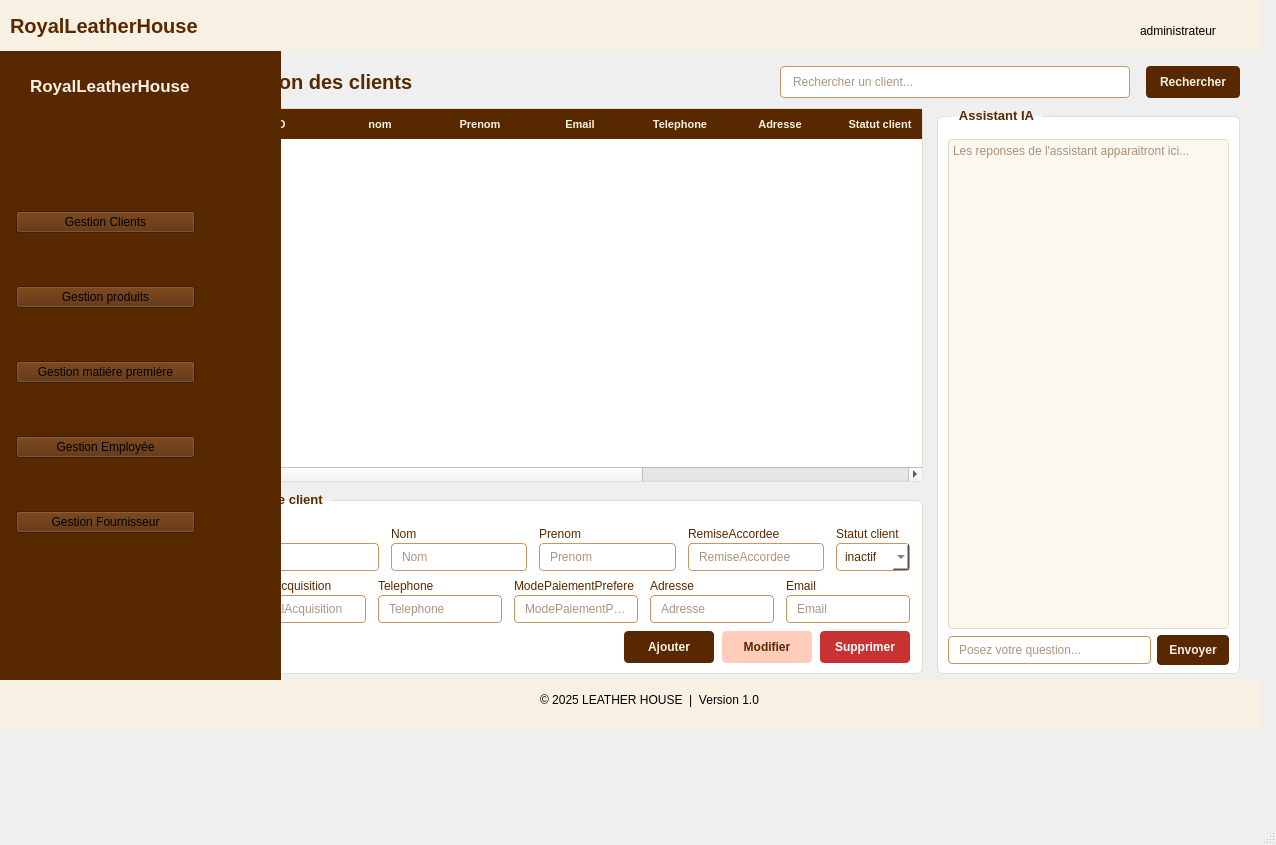
<?xml version="1.0" encoding="UTF-8"?>
<ui version="4.0">
 <class>RoyalLeatherHouse</class>
 <widget class="QMainWindow" name="RoyalLeatherHouse">
  <property name="geometry">
   <rect>
    <x>0</x>
    <y>0</y>
    <width>1276</width>
    <height>845</height>
   </rect>
  </property>
  <property name="windowTitle">
   <string>RoyalLeatherHouse</string>
  </property>
  <widget class="QWidget" name="centralwidget">
   <widget class="QStackedWidget" name="contentStack">
    <property name="geometry">
     <rect>
      <x>209</x>
      <y>50</y>
      <width>1051</width>
      <height>636</height>
     </rect>
    </property>
    <property name="styleSheet">
     <string notr="true">#contentStack {
  background: qlineargradient(x1:0, y1:0, x2:0, y2:1,
    stop:0 rgb(248, 241, 227), stop:1 rgb(243, 233, 215));
}</string>
    </property>
    <property name="currentIndex">
     <number>1</number>
    </property>
    <widget class="QWidget" name="pageAccueil">
     <layout class="QVBoxLayout" name="accueilLayout">
      <property name="leftMargin">
       <number>40</number>
      </property>
      <property name="topMargin">
       <number>40</number>
      </property>
      <property name="rightMargin">
       <number>40</number>
      </property>
      <property name="bottomMargin">
       <number>40</number>
      </property>
      <item>
       <widget class="QLabel" name="accueilTitle">
        <property name="styleSheet">
         <string notr="true">font-size: 24px; font-weight: bold; color: rgb(88, 41, 0);</string>
        </property>
        <property name="text">
         <string>Bienvenue sur Royal Leather House</string>
        </property>
       </widget>
      </item>
      <item>
       <widget class="QLabel" name="accueilSub">
        <property name="styleSheet">
         <string notr="true">font-size: 13px; color: rgb(140, 100, 60);</string>
        </property>
        <property name="text">
         <string>Systeme de gestion integre. Selectionnez un module dans le menu.</string>
        </property>
       </widget>
      </item>
      <item>
       <spacer name="accueilSpacer">
        <property name="orientation">
         <enum>Qt::Orientation::Vertical</enum>
        </property>
        <property name="sizeHint" stdset="0">
         <size>
          <width>20</width>
          <height>40</height>
         </size>
        </property>
       </spacer>
      </item>
     </layout>
    </widget>
    <widget class="QWidget" name="pageEmployes">
     <layout class="QVBoxLayout" name="employesMainLayout">
      <property name="spacing">
       <number>10</number>
      </property>
      <property name="leftMargin">
       <number>20</number>
      </property>
      <property name="topMargin">
       <number>16</number>
      </property>
      <property name="rightMargin">
       <number>20</number>
      </property>
      <property name="bottomMargin">
       <number>12</number>
      </property>
      <item>
       <layout class="QHBoxLayout" name="employesHeaderRow">
        <property name="spacing">
         <number>16</number>
        </property>
        <item>
         <widget class="QLabel" name="employesTitle">
          <property name="styleSheet">
           <string notr="true">font-size: 20px; font-weight: bold; color: rgb(88, 41, 0);</string>
          </property>
          <property name="text">
           <string>Gestion des clients</string>
          </property>
         </widget>
        </item>
        <item>
         <spacer name="headerSearchSpacer">
          <property name="orientation">
           <enum>Qt::Orientation::Horizontal</enum>
          </property>
          <property name="sizeHint" stdset="0">
           <size>
            <width>40</width>
            <height>20</height>
           </size>
          </property>
         </spacer>
        </item>
        <item>
         <widget class="QLineEdit" name="lineEditSearch">
          <property name="minimumSize">
           <size>
            <width>250</width>
            <height>32</height>
           </size>
          </property>
          <property name="maximumSize">
           <size>
            <width>350</width>
            <height>32</height>
           </size>
          </property>
          <property name="styleSheet">
           <string notr="true">QLineEdit {
  border: 1px solid rgb(200, 150, 100);
  border-radius: 4px;
  padding: 4px 10px;
  font-size: 12px;
  color: rgb(88, 41, 0);
  background-color: white;
}</string>
          </property>
          <property name="placeholderText">
           <string>Rechercher un client...</string>
          </property>
         </widget>
        </item>
        <item>
         <widget class="QPushButton" name="btnRechercher">
          <property name="minimumSize">
           <size>
            <width>90</width>
            <height>32</height>
           </size>
          </property>
          <property name="cursor">
           <cursorShape>PointingHandCursor</cursorShape>
          </property>
          <property name="styleSheet">
           <string notr="true">QPushButton {
  background-color: rgb(88, 41, 0);
  color: rgb(248, 241, 227);
  border: none;
  border-radius: 4px;
  font-size: 12px;
  font-weight: bold;
  padding: 4px 14px;
}
QPushButton:hover {
  background-color: rgb(110, 55, 10);
}</string>
          </property>
          <property name="text">
           <string>Rechercher</string>
          </property>
         </widget>
        </item>
       </layout>
      </item>
      <item>
       <layout class="QHBoxLayout" name="employesContentLayout">
        <property name="spacing">
         <number>14</number>
        </property>
        <item>
         <layout class="QVBoxLayout" name="employesLeftColumn">
          <property name="spacing">
           <number>10</number>
          </property>
          <item>
           <widget class="QTableWidget" name="employeeTable">
            <property name="styleSheet">
             <string notr="true">QTableWidget {
  background-color: white;
  border: 1px solid rgb(230, 220, 200);
  border-radius: 6px;
  gridline-color: rgb(230, 220, 200);
  font-size: 11px;
  color: rgb(88, 41, 0);
}
QTableWidget::item {
  padding: 4px 6px;
}
QTableWidget::item:selected {
  background-color: rgb(255, 205, 185);
  color: rgb(88, 41, 0);
}
QHeaderView::section {
  background-color: rgb(88, 41, 0);
  color: rgb(248, 241, 227);
  padding: 6px 6px;
  border: none;
  font-weight: bold;
  font-size: 11px;
}</string>
            </property>
            <property name="alternatingRowColors">
             <bool>true</bool>
            </property>
            <property name="selectionBehavior">
             <enum>QAbstractItemView::SelectionBehavior::SelectRows</enum>
            </property>
            <property name="columnCount">
             <number>10</number>
            </property>
            <column>
             <property name="text">
              <string>ID</string>
             </property>
            </column>
            <column>
             <property name="text">
              <string>nom</string>
             </property>
            </column>
            <column>
             <property name="text">
              <string>Prenom</string>
             </property>
            </column>
            <column>
             <property name="text">
              <string>Email</string>
             </property>
            </column>
            <column>
             <property name="text">
              <string>Telephone</string>
             </property>
            </column>
            <column>
             <property name="text">
              <string>Adresse</string>
             </property>
            </column>
            <column>
             <property name="text">
              <string>Statut client</string>
             </property>
            </column>
            <column>
             <property name="text">
              <string>RemiseAccordee</string>
             </property>
            </column>
            <column>
             <property name="text">
              <string>CanalAcquisition</string>
             </property>
            </column>
            <column>
             <property name="text">
              <string>ModePaiementPrefere</string>
             </property>
            </column>
           </widget>
          </item>
          <item>
           <widget class="QGroupBox" name="employeeFormBox">
            <property name="styleSheet">
             <string notr="true">QGroupBox {
  background-color: white;
  border: 1px solid rgb(230, 220, 200);
  border-radius: 6px;
  margin-top: 8px;
  padding-top: 16px;
  font-weight: bold;
  font-size: 13px;
  color: rgb(88, 41, 0);
}
QGroupBox::title {
  subcontrol-origin: margin;
  left: 14px;
  padding: 0 6px;
}
QLineEdit, QComboBox, QDateEdit {
  border: 1px solid rgb(200, 150, 100);
  border-radius: 4px;
  padding: 5px 8px;
  font-size: 12px;
  color: rgb(88, 41, 0);
  background-color: rgb(255, 255, 255);
  font-weight: normal;
}
QLineEdit:focus, QComboBox:focus, QDateEdit:focus {
  border: 1px solid rgb(88, 41, 0);
}
QLabel {
  font-size: 12px;
  font-weight: normal;
  color: rgb(88, 41, 0);
}</string>
            </property>
            <property name="title">
             <string>Fiche client</string>
            </property>
            <layout class="QVBoxLayout" name="formOuterLayout">
             <property name="spacing">
              <number>8</number>
             </property>
             <property name="leftMargin">
              <number>12</number>
             </property>
             <property name="topMargin">
              <number>10</number>
             </property>
             <property name="rightMargin">
              <number>12</number>
             </property>
             <property name="bottomMargin">
              <number>10</number>
             </property>
             <item>
              <layout class="QHBoxLayout" name="formRow1">
               <property name="spacing">
                <number>12</number>
               </property>
               <item>
                <layout class="QVBoxLayout" name="cinLayout">
                 <property name="spacing">
                  <number>2</number>
                 </property>
                 <item>
                  <widget class="QLabel" name="labelCIN">
                   <property name="text">
                    <string>ID</string>
                   </property>
                  </widget>
                 </item>
                 <item>
                  <widget class="QLineEdit" name="lineEditCIN">
                   <property name="placeholderText">
                    <string>CIN</string>
                   </property>
                  </widget>
                 </item>
                </layout>
               </item>
               <item>
                <layout class="QVBoxLayout" name="nomLayout">
                 <property name="spacing">
                  <number>2</number>
                 </property>
                 <item>
                  <widget class="QLabel" name="labelNom">
                   <property name="text">
                    <string>Nom</string>
                   </property>
                  </widget>
                 </item>
                 <item>
                  <widget class="QLineEdit" name="lineEditNom">
                   <property name="placeholderText">
                    <string>Nom</string>
                   </property>
                  </widget>
                 </item>
                </layout>
               </item>
               <item>
                <layout class="QVBoxLayout" name="prenomLayout">
                 <property name="spacing">
                  <number>2</number>
                 </property>
                 <item>
                  <widget class="QLabel" name="labelPrenom">
                   <property name="text">
                    <string>Prenom</string>
                   </property>
                  </widget>
                 </item>
                 <item>
                  <widget class="QLineEdit" name="lineEditPrenom">
                   <property name="placeholderText">
                    <string>Prenom</string>
                   </property>
                  </widget>
                 </item>
                </layout>
               </item>
               <item>
                <layout class="QVBoxLayout" name="sexeLayout">
                 <property name="spacing">
                  <number>2</number>
                 </property>
                 <item>
                  <widget class="QLabel" name="labelSexe">
                   <property name="text">
                    <string>RemiseAccordee</string>
                   </property>
                  </widget>
                 </item>
                 <item>
                  <widget class="QLineEdit" name="lineEdit">
                   <property name="text">
                    <string/>
                   </property>
                   <property name="placeholderText">
                    <string comment="RemiseAccorrdee" extracomment="RemiseAccorrdee">RemiseAccordee</string>
                   </property>
                   <property name="clearButtonEnabled">
                    <bool>false</bool>
                   </property>
                  </widget>
                 </item>
                </layout>
               </item>
               <item>
                <layout class="QVBoxLayout" name="salaireLayout">
                 <property name="spacing">
                  <number>2</number>
                 </property>
                 <item>
                  <widget class="QLabel" name="labelSalaire">
                   <property name="text">
                    <string>Statut client</string>
                   </property>
                  </widget>
                 </item>
                 <item>
                  <widget class="QComboBox" name="comboBox">
                   <item>
                    <property name="text">
                     <string>inactif</string>
                    </property>
                   </item>
                   <item>
                    <property name="text">
                     <string>bloqué</string>
                    </property>
                   </item>
                   <item>
                    <property name="text">
                     <string>actif</string>
                    </property>
                   </item>
                  </widget>
                 </item>
                </layout>
               </item>
              </layout>
             </item>
             <item>
              <layout class="QHBoxLayout" name="formRow2">
               <property name="spacing">
                <number>12</number>
               </property>
               <item>
                <layout class="QVBoxLayout" name="dateEmbaucheLayout">
                 <property name="spacing">
                  <number>2</number>
                 </property>
                 <item>
                  <widget class="QLabel" name="labelDateEmbauche">
                   <property name="text">
                    <string>CanalAcquisition</string>
                   </property>
                  </widget>
                 </item>
                 <item>
                  <widget class="QLineEdit" name="lineEdit_2">
                   <property name="placeholderText">
                    <string>CanalAcquisition</string>
                   </property>
                  </widget>
                 </item>
                </layout>
               </item>
               <item>
                <layout class="QVBoxLayout" name="telephoneLayout">
                 <property name="spacing">
                  <number>2</number>
                 </property>
                 <item>
                  <widget class="QLabel" name="labelTelephone">
                   <property name="text">
                    <string>Telephone</string>
                   </property>
                  </widget>
                 </item>
                 <item>
                  <widget class="QLineEdit" name="lineEditTelephone">
                   <property name="placeholderText">
                    <string>Telephone</string>
                   </property>
                  </widget>
                 </item>
                </layout>
               </item>
               <item>
                <layout class="QVBoxLayout" name="posteLayout">
                 <property name="spacing">
                  <number>2</number>
                 </property>
                 <item>
                  <widget class="QLabel" name="labelPoste">
                   <property name="text">
                    <string>ModePaiementPrefere</string>
                   </property>
                  </widget>
                 </item>
                 <item>
                  <widget class="QLineEdit" name="lineEditPoste">
                   <property name="text">
                    <string/>
                   </property>
                   <property name="placeholderText">
                    <string>ModePaiementPrefere</string>
                   </property>
                  </widget>
                 </item>
                </layout>
               </item>
               <item>
                <layout class="QVBoxLayout" name="adresseLayout">
                 <property name="spacing">
                  <number>2</number>
                 </property>
                 <item>
                  <widget class="QLabel" name="labelAdresse">
                   <property name="text">
                    <string>Adresse</string>
                   </property>
                  </widget>
                 </item>
                 <item>
                  <widget class="QLineEdit" name="lineEditAdresse">
                   <property name="placeholderText">
                    <string>Adresse</string>
                   </property>
                  </widget>
                 </item>
                </layout>
               </item>
               <item>
                <layout class="QVBoxLayout" name="emailLayout">
                 <property name="spacing">
                  <number>2</number>
                 </property>
                 <item>
                  <widget class="QLabel" name="labelEmail">
                   <property name="text">
                    <string>Email</string>
                   </property>
                  </widget>
                 </item>
                 <item>
                  <widget class="QLineEdit" name="lineEditEmail">
                   <property name="placeholderText">
                    <string>Email</string>
                   </property>
                  </widget>
                 </item>
                </layout>
               </item>
              </layout>
             </item>
             <item>
              <layout class="QHBoxLayout" name="formBtnLayout">
               <property name="spacing">
                <number>8</number>
               </property>
               <item>
                <spacer name="formBtnSpacer">
                 <property name="orientation">
                  <enum>Qt::Orientation::Horizontal</enum>
                 </property>
                 <property name="sizeHint" stdset="0">
                  <size>
                   <width>40</width>
                   <height>20</height>
                  </size>
                 </property>
                </spacer>
               </item>
               <item>
                <widget class="QPushButton" name="btnAjouter">
                 <property name="minimumSize">
                  <size>
                   <width>90</width>
                   <height>32</height>
                  </size>
                 </property>
                 <property name="cursor">
                  <cursorShape>PointingHandCursor</cursorShape>
                 </property>
                 <property name="styleSheet">
                  <string notr="true">QPushButton {
  background-color: rgb(88, 41, 0);
  color: rgb(248, 241, 227);
  border: none;
  border-radius: 4px;
  font-size: 12px;
  font-weight: bold;
  padding: 6px 14px;
}
QPushButton:hover {
  background-color: rgb(110, 55, 10);
}</string>
                 </property>
                 <property name="text">
                  <string>Ajouter</string>
                 </property>
                </widget>
               </item>
               <item>
                <widget class="QPushButton" name="btnModifier">
                 <property name="minimumSize">
                  <size>
                   <width>90</width>
                   <height>32</height>
                  </size>
                 </property>
                 <property name="cursor">
                  <cursorShape>PointingHandCursor</cursorShape>
                 </property>
                 <property name="styleSheet">
                  <string notr="true">QPushButton {
  background-color: rgb(255, 205, 185);
  color: rgb(88, 41, 0);
  border: none;
  border-radius: 4px;
  font-size: 12px;
  font-weight: bold;
  padding: 6px 14px;
}
QPushButton:hover {
  background-color: rgb(230, 180, 150);
}</string>
                 </property>
                 <property name="text">
                  <string>Modifier</string>
                 </property>
                </widget>
               </item>
               <item>
                <widget class="QPushButton" name="btnSupprimer">
                 <property name="minimumSize">
                  <size>
                   <width>90</width>
                   <height>32</height>
                  </size>
                 </property>
                 <property name="cursor">
                  <cursorShape>PointingHandCursor</cursorShape>
                 </property>
                 <property name="styleSheet">
                  <string notr="true">QPushButton {
  background-color: rgb(200, 50, 50);
  color: white;
  border: none;
  border-radius: 4px;
  font-size: 12px;
  font-weight: bold;
  padding: 6px 14px;
}
QPushButton:hover {
  background-color: rgb(180, 40, 40);
}</string>
                 </property>
                 <property name="text">
                  <string>Supprimer</string>
                 </property>
                </widget>
               </item>
              </layout>
             </item>
            </layout>
           </widget>
          </item>
         </layout>
        </item>
        <item>
         <widget class="QWidget" name="employesRightPanel" native="true">
          <property name="minimumSize">
           <size>
            <width>280</width>
            <height>0</height>
           </size>
          </property>
          <property name="maximumSize">
           <size>
            <width>320</width>
            <height>16777215</height>
           </size>
          </property>
          <layout class="QVBoxLayout" name="rightColumnLayout">
           <property name="spacing">
            <number>10</number>
           </property>
           <property name="leftMargin">
            <number>0</number>
           </property>
           <property name="topMargin">
            <number>0</number>
           </property>
           <property name="rightMargin">
            <number>0</number>
           </property>
           <property name="bottomMargin">
            <number>0</number>
           </property>
           <item>
            <widget class="QGroupBox" name="chatGroupBox">
             <property name="styleSheet">
              <string notr="true">QGroupBox {
  background-color: white;
  border: 1px solid rgb(230, 220, 200);
  border-radius: 6px;
  margin-top: 8px;
  padding-top: 14px;
  font-weight: bold;
  font-size: 13px;
  color: rgb(88, 41, 0);
}
QGroupBox::title {
  subcontrol-origin: margin;
  left: 14px;
  padding: 0 6px;
}
QTextEdit {
  border: 1px solid rgb(230, 220, 200);
  border-radius: 4px;
  font-size: 12px;
  color: rgb(88, 41, 0);
  background-color: rgb(252, 248, 240);
  font-weight: normal;
}
QLineEdit {
  border: 1px solid rgb(200, 150, 100);
  border-radius: 4px;
  padding: 5px 8px;
  font-size: 12px;
  color: rgb(88, 41, 0);
  background-color: white;
  font-weight: normal;
}</string>
             </property>
             <property name="title">
              <string>Assistant IA</string>
             </property>
             <layout class="QVBoxLayout" name="chatLayout">
              <property name="spacing">
               <number>6</number>
              </property>
              <property name="leftMargin">
               <number>10</number>
              </property>
              <property name="topMargin">
               <number>8</number>
              </property>
              <property name="rightMargin">
               <number>10</number>
              </property>
              <property name="bottomMargin">
               <number>8</number>
              </property>
              <item>
               <widget class="QTextEdit" name="chatDisplay">
                <property name="readOnly">
                 <bool>true</bool>
                </property>
                <property name="placeholderText">
                 <string>Les reponses de l'assistant apparaitront ici...</string>
                </property>
               </widget>
              </item>
              <item>
               <layout class="QHBoxLayout" name="chatInputLayout">
                <property name="spacing">
                 <number>6</number>
                </property>
                <item>
                 <widget class="QLineEdit" name="lineEditChat">
                  <property name="placeholderText">
                   <string>Posez votre question...</string>
                  </property>
                 </widget>
                </item>
                <item>
                 <widget class="QPushButton" name="btnSendChat">
                  <property name="minimumSize">
                   <size>
                    <width>70</width>
                    <height>30</height>
                   </size>
                  </property>
                  <property name="cursor">
                   <cursorShape>PointingHandCursor</cursorShape>
                  </property>
                  <property name="styleSheet">
                   <string notr="true">QPushButton {
  background-color: rgb(88, 41, 0);
  color: rgb(248, 241, 227);
  border: none;
  border-radius: 4px;
  font-size: 12px;
  font-weight: bold;
  padding: 5px 12px;
}
QPushButton:hover {
  background-color: rgb(110, 55, 10);
}</string>
                  </property>
                  <property name="text">
                   <string>Envoyer</string>
                  </property>
                 </widget>
                </item>
               </layout>
              </item>
             </layout>
            </widget>
           </item>
          </layout>
         </widget>
        </item>
       </layout>
      </item>
     </layout>
    </widget>
   </widget>
   <widget class="QWidget" name="widget" native="true">
    <property name="geometry">
     <rect>
      <x>0</x>
      <y>50</y>
      <width>281</width>
      <height>641</height>
     </rect>
    </property>
    <property name="styleSheet">
     <string notr="true">background-color: rgb(88, 41, 0);</string>
    </property>
    <widget class="QLabel" name="label_2">
     <property name="geometry">
      <rect>
       <x>30</x>
       <y>10</y>
       <width>271</width>
       <height>51</height>
      </rect>
     </property>
     <property name="styleSheet">
      <string notr="true">color: rgb(248, 241, 227); font-size: 17px; font-weight: bold;</string>
     </property>
     <property name="text">
      <string>RoyalLeatherHouse</string>
     </property>
    </widget>
    <widget class="QWidget" name="layoutWidget">
     <property name="geometry">
      <rect>
       <x>10</x>
       <y>100</y>
       <width>191</width>
       <height>441</height>
      </rect>
     </property>
     <layout class="QVBoxLayout" name="sidebarBtnLayout">
      <property name="spacing">
       <number>2</number>
      </property>
      <property name="leftMargin">
       <number>6</number>
      </property>
      <property name="topMargin">
       <number>10</number>
      </property>
      <property name="rightMargin">
       <number>6</number>
      </property>
      <property name="bottomMargin">
       <number>6</number>
      </property>
      <item>
       <widget class="QPushButton" name="pushButton_2">
        <property name="palette">
         <palette>
          <active>
           <colorrole role="Dark">
            <brush brushstyle="SolidPattern">
             <color alpha="255">
              <red>202</red>
              <green>202</green>
              <blue>202</blue>
             </color>
            </brush>
           </colorrole>
          </active>
          <inactive>
           <colorrole role="Dark">
            <brush brushstyle="SolidPattern">
             <color alpha="255">
              <red>202</red>
              <green>202</green>
              <blue>202</blue>
             </color>
            </brush>
           </colorrole>
          </inactive>
          <disabled>
           <colorrole role="WindowText">
            <brush brushstyle="SolidPattern">
             <color alpha="255">
              <red>202</red>
              <green>202</green>
              <blue>202</blue>
             </color>
            </brush>
           </colorrole>
           <colorrole role="Dark">
            <brush brushstyle="SolidPattern">
             <color alpha="255">
              <red>202</red>
              <green>202</green>
              <blue>202</blue>
             </color>
            </brush>
           </colorrole>
           <colorrole role="Text">
            <brush brushstyle="SolidPattern">
             <color alpha="255">
              <red>202</red>
              <green>202</green>
              <blue>202</blue>
             </color>
            </brush>
           </colorrole>
           <colorrole role="ButtonText">
            <brush brushstyle="SolidPattern">
             <color alpha="255">
              <red>202</red>
              <green>202</green>
              <blue>202</blue>
             </color>
            </brush>
           </colorrole>
          </disabled>
         </palette>
        </property>
        <property name="text">
         <string>Gestion Clients</string>
        </property>
       </widget>
      </item>
      <item>
       <widget class="QPushButton" name="pushButton_5">
        <property name="text">
         <string>Gestion produits</string>
        </property>
       </widget>
      </item>
      <item>
       <widget class="QPushButton" name="pushButton_4">
        <property name="text">
         <string>Gestion matiére premiére</string>
        </property>
       </widget>
      </item>
      <item>
       <widget class="QPushButton" name="pushButton_3">
        <property name="text">
         <string>Gestion Employée</string>
        </property>
       </widget>
      </item>
      <item>
       <widget class="QPushButton" name="pushButton">
        <property name="styleSheet">
         <string notr="true">selection-background-color: rgb(88, 41, 0);</string>
        </property>
        <property name="text">
         <string>Gestion Fournisseur</string>
        </property>
       </widget>
      </item>
     </layout>
    </widget>
   </widget>
   <widget class="QWidget" name="widget_2" native="true">
    <property name="geometry">
     <rect>
      <x>0</x>
      <y>0</y>
      <width>1261</width>
      <height>51</height>
     </rect>
    </property>
    <property name="styleSheet">
     <string notr="true">background-color: rgb(248, 241, 227);</string>
    </property>
    <widget class="QLabel" name="employesTitle_2">
     <property name="geometry">
      <rect>
       <x>10</x>
       <y>10</y>
       <width>221</width>
       <height>32</height>
      </rect>
     </property>
     <property name="styleSheet">
      <string notr="true">font-size: 20px; font-weight: bold; color: rgb(88, 41, 0);</string>
     </property>
     <property name="text">
      <string>RoyalLeatherHouse</string>
     </property>
    </widget>
    <widget class="QLabel" name="label">
     <property name="geometry">
      <rect>
       <x>1140</x>
       <y>10</y>
       <width>101</width>
       <height>41</height>
      </rect>
     </property>
     <property name="text">
      <string>administrateur</string>
     </property>
    </widget>
   </widget>
   <widget class="QWidget" name="widget_3" native="true">
    <property name="geometry">
     <rect>
      <x>0</x>
      <y>680</y>
      <width>1261</width>
      <height>51</height>
     </rect>
    </property>
    <property name="styleSheet">
     <string notr="true">background-color: rgb(248, 241, 227);</string>
    </property>
    <widget class="QLabel" name="label_3">
     <property name="geometry">
      <rect>
       <x>540</x>
       <y>10</y>
       <width>391</width>
       <height>20</height>
      </rect>
     </property>
     <property name="text">
      <string>© 2025 LEATHER HOUSE  |  Version 1.0</string>
     </property>
    </widget>
   </widget>
  </widget>
  <widget class="QMenuBar" name="menubar">
   <property name="geometry">
    <rect>
     <x>0</x>
     <y>0</y>
     <width>1276</width>
     <height>26</height>
    </rect>
   </property>
  </widget>
  <widget class="QStatusBar" name="statusbar"/>
 </widget>
 <resources/>
 <connections/>
</ui>
